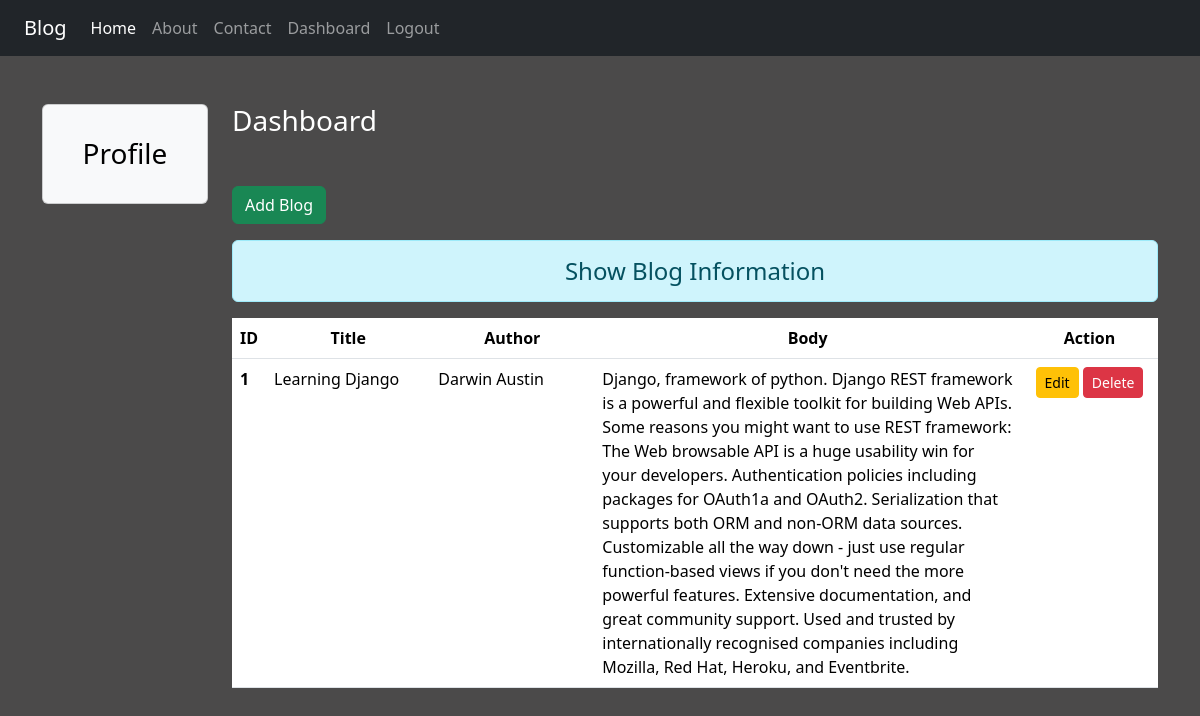
/dashboard/ (signed in), run on an earlier commit of the app's database.
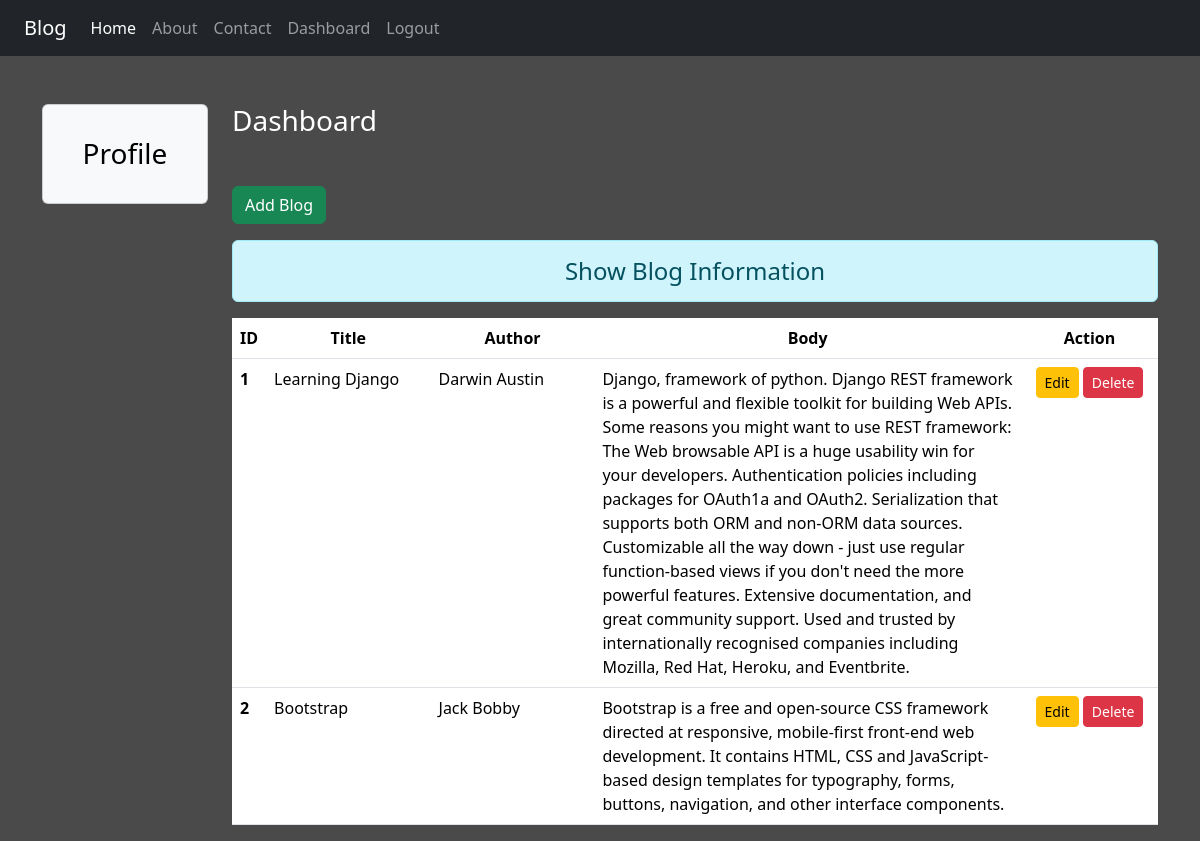
And on a later commit of the database.
### blog_app/models.py (models this page shows)
class Blog(models.Model):
    title = models.CharField(max_length=150)
    author = models.CharField(max_length=150)
    body = models.TextField()

### blog_app/views.py (the view)
# urls.py: path('dashboard/', views.dashboard, name='dashboard'),
def dashboard(request):
    if request.user.is_authenticated:
        if request.user.is_superuser:
            blogs = Blog.objects.all()
        else:
            blogs = Blog.objects.filter(author=request.user.get_full_name())
        user = request.user
        full_name = user.get_full_name()
        email = user.email
        group = user.groups.all()
        return render(request, 'dashboard.html', {'blogs': blogs, 'full_name': full_name, 'email': email, 'groups': group})
    else:
        return HttpResponseRedirect('/login/')

### blog_app/templates/dashboard.html (shortened to what this page needs)
{% extends 'base.html' %}
{% load static %}
{% block side %}
<div class="col-sm-2 my-5 text-center">
    <div class="card bg-light text-black">
        <div class="card-body">
            <h3 class="card-title my-3 bold">Profile</h3>
        </div>
    </div>
</div>
{% endblock side %}
{% block content %}
<div class="col-sm-10">
    <h3 class="text-white my-5">Dashboard</h3>
    <a href="{% url 'addblog' %}" class="btn btn-success">Add Blog</a>
    <h4 class="text-center alert alert-info mt-3">Show Blog Information</h4>
    {% if blogs %}
    <table class="table table-hover bg-white">
        <thead>
            <tr class="text-center">
                <th scope="col" style="width:2%">ID</th>
                <th scope="col" style="width:18%">Title</th>
                <th scope="col" style="width:18%">Author</th>
                <th scope="col" style="width:47%">Body</th>
                <th scope="col" style="width:15%">Action</th>
            </tr>
        </thead>
        <tbody>
            {% for blog in blogs %}
            <tr>
                <th scope="row">{{blog.id}}</th>
                <td>{{blog.title}}</td>
                <td>{{blog.author}}</td>
                <td>{{blog.body}}</td>
                <td class="text-center">
                    <a href="{% url 'updateblog' blog.id %}" class="btn btn-warning btn-sm">Edit</a>
                    {% if perms.blog.delete_post %}
                    <form action="{% url 'deleteblog' blog.id %}" method="post" class="d-inline">
                        <input type="submit" class="btn btn-danger btn-sm" value="Delete">
                    </form>
                    {% endif %}
                </td>
            </tr>
            {% endfor %}
        </tbody>
    </table>
    {% else %}
    <h4 class="text-center alert alert-warning">No Records</h4>
    {% endif %}
</div>
{% endblock content %}

What changed in the data, as far as the page shows it:
added Blog: id "2", title "Bootstrap", author "Jack Bobby", body "Bootstrap is a free and open-source CSS framework directed at responsive, mobile-first front-end web development. It contains HTML, CSS and JavaScript-based design templates for typography, forms, buttons, navigation, and other interface components."
